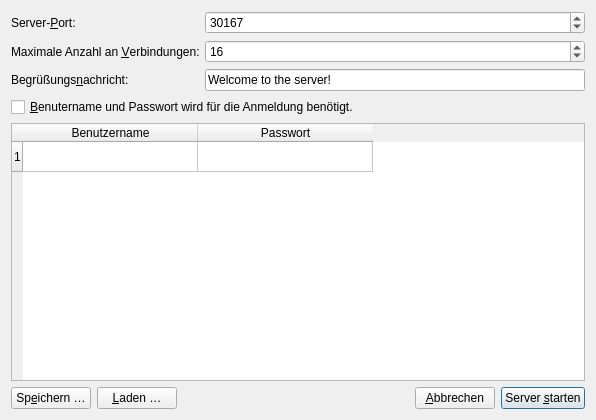
<?xml version="1.0" encoding="UTF-8"?>
<ui version="4.0">
 <class>ServerOptions</class>
 <widget class="QDialog" name="ServerOptions">
  <property name="geometry">
   <rect>
    <x>0</x>
    <y>0</y>
    <width>596</width>
    <height>420</height>
   </rect>
  </property>
  <property name="windowTitle">
   <string>Server-Einstellungen</string>
  </property>
  <property name="windowIcon">
   <iconset resource="data/icons.qrc">
    <normaloff>:/appIcons/display.png</normaloff>:/appIcons/display.png</iconset>
  </property>
  <layout class="QVBoxLayout" name="verticalLayout_2">
   <item>
    <layout class="QFormLayout" name="formLayout">
     <item row="0" column="0">
      <widget class="QLabel" name="label">
       <property name="text">
        <string>Server-&amp;Port:</string>
       </property>
       <property name="buddy">
        <cstring>serverPort</cstring>
       </property>
      </widget>
     </item>
     <item row="0" column="1">
      <widget class="QSpinBox" name="serverPort">
       <property name="minimum">
        <number>1</number>
       </property>
       <property name="maximum">
        <number>65536</number>
       </property>
       <property name="value">
        <number>30167</number>
       </property>
      </widget>
     </item>
     <item row="1" column="0">
      <widget class="QLabel" name="label_2">
       <property name="text">
        <string>Maximale Anzahl an &amp;Verbindungen:</string>
       </property>
       <property name="buddy">
        <cstring>nMaxConnections</cstring>
       </property>
      </widget>
     </item>
     <item row="1" column="1">
      <widget class="QSpinBox" name="nMaxConnections">
       <property name="maximum">
        <number>256</number>
       </property>
       <property name="value">
        <number>16</number>
       </property>
      </widget>
     </item>
     <item row="2" column="0">
      <widget class="QLabel" name="label_3">
       <property name="text">
        <string>Begrüßungs&amp;nachricht:</string>
       </property>
       <property name="buddy">
        <cstring>motd</cstring>
       </property>
      </widget>
     </item>
     <item row="2" column="1">
      <widget class="QLineEdit" name="motd">
       <property name="text">
        <string>Welcome to the server!</string>
       </property>
      </widget>
     </item>
    </layout>
   </item>
   <item>
    <widget class="QCheckBox" name="needsLogin">
     <property name="text">
      <string>&amp;Benutername und Passwort wird für die Anmeldung benötigt.</string>
     </property>
    </widget>
   </item>
   <item>
    <widget class="QTableWidget" name="users">
     <property name="rowCount">
      <number>1</number>
     </property>
     <property name="columnCount">
      <number>2</number>
     </property>
     <attribute name="horizontalHeaderDefaultSectionSize">
      <number>175</number>
     </attribute>
     <row/>
     <column>
      <property name="text">
       <string>Benutzername</string>
      </property>
     </column>
     <column>
      <property name="text">
       <string>Passwort</string>
      </property>
     </column>
    </widget>
   </item>
   <item>
    <layout class="QHBoxLayout" name="horizontalLayout">
     <item>
      <widget class="QPushButton" name="save">
       <property name="text">
        <string>Sp&amp;eichern …</string>
       </property>
       <property name="icon">
        <iconset resource="data/icons.qrc">
         <normaloff>:/btnIcons/filesave.png</normaloff>:/btnIcons/filesave.png</iconset>
       </property>
      </widget>
     </item>
     <item>
      <widget class="QPushButton" name="load">
       <property name="text">
        <string>&amp;Laden …</string>
       </property>
       <property name="icon">
        <iconset resource="data/icons.qrc">
         <normaloff>:/btnIcons/fileopen.png</normaloff>:/btnIcons/fileopen.png</iconset>
       </property>
      </widget>
     </item>
     <item>
      <spacer name="horizontalSpacer">
       <property name="orientation">
        <enum>Qt::Horizontal</enum>
       </property>
       <property name="sizeHint" stdset="0">
        <size>
         <width>40</width>
         <height>20</height>
        </size>
       </property>
      </spacer>
     </item>
     <item>
      <widget class="QPushButton" name="cancel">
       <property name="text">
        <string>&amp;Abbrechen</string>
       </property>
       <property name="icon">
        <iconset resource="data/icons.qrc">
         <normaloff>:/btnIcons/button_cancel.png</normaloff>:/btnIcons/button_cancel.png</iconset>
       </property>
       <property name="autoDefault">
        <bool>false</bool>
       </property>
      </widget>
     </item>
     <item>
      <widget class="QPushButton" name="pushButton">
       <property name="text">
        <string>Server &amp;starten</string>
       </property>
       <property name="icon">
        <iconset resource="data/icons.qrc">
         <normaloff>:/appIcons/display.png</normaloff>:/appIcons/display.png</iconset>
       </property>
       <property name="default">
        <bool>true</bool>
       </property>
      </widget>
     </item>
    </layout>
   </item>
  </layout>
 </widget>
 <tabstops>
  <tabstop>serverPort</tabstop>
  <tabstop>nMaxConnections</tabstop>
  <tabstop>motd</tabstop>
  <tabstop>cancel</tabstop>
  <tabstop>pushButton</tabstop>
 </tabstops>
 <resources>
  <include location="data/icons.qrc"/>
 </resources>
 <connections>
  <connection>
   <sender>cancel</sender>
   <signal>clicked()</signal>
   <receiver>ServerOptions</receiver>
   <slot>reject()</slot>
   <hints>
    <hint type="sourcelabel">
     <x>415</x>
     <y>396</y>
    </hint>
    <hint type="destinationlabel">
     <x>422</x>
     <y>413</y>
    </hint>
   </hints>
  </connection>
  <connection>
   <sender>pushButton</sender>
   <signal>clicked()</signal>
   <receiver>ServerOptions</receiver>
   <slot>accept()</slot>
   <hints>
    <hint type="sourcelabel">
     <x>522</x>
     <y>393</y>
    </hint>
    <hint type="destinationlabel">
     <x>527</x>
     <y>414</y>
    </hint>
   </hints>
  </connection>
 </connections>
</ui>
